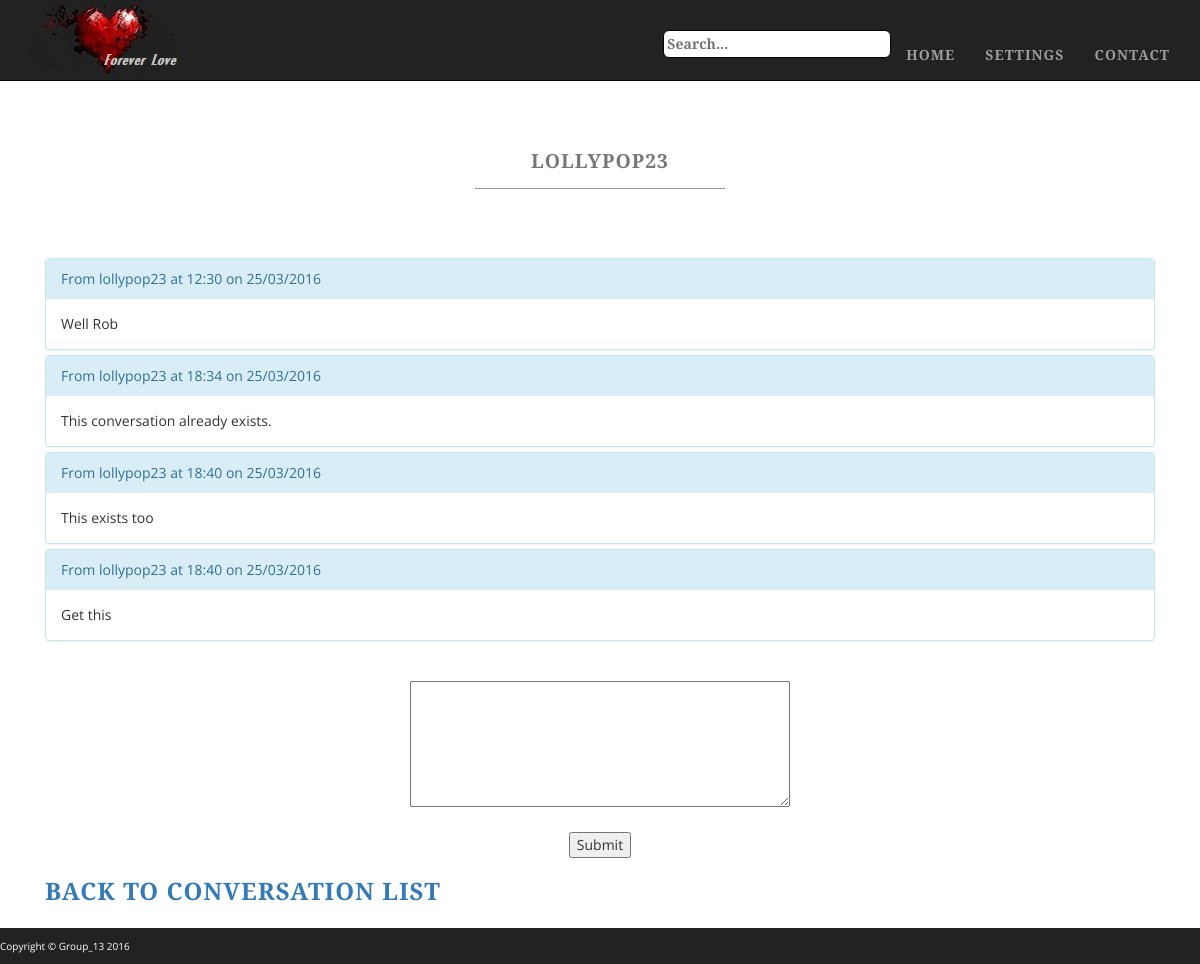
Screenshot of /conversationPage.php?17 (signed in) with the database file from the repository.
### tables this page shows
CREATE TABLE IF NOT EXISTS `registration_details` (
  `user_id` int(11) NOT NULL AUTO_INCREMENT,
  `username` varchar(32) NOT NULL,
  `first_name` varchar(32) NOT NULL,
  `last_name` varchar(32) NOT NULL,
  `password` varchar(256) NOT NULL,
  `email` varchar(128) NOT NULL,
  PRIMARY KEY (`user_id`),
  UNIQUE KEY `Username` (`username`,`email`)
);

CREATE TABLE IF NOT EXISTS `messages` (
  `message_id` int(11) NOT NULL AUTO_INCREMENT,
  `conversation_id` int(11) NOT NULL,
  `sender_id` int(11) NOT NULL,
  `recipient_id` int(11) NOT NULL,
  `date_received` datetime NOT NULL,
  `message_text` text NOT NULL,
  `seen` tinyint(4) DEFAULT NULL,
  PRIMARY KEY (`message_id`),
  KEY `Sender_id` (`sender_id`),
  KEY `Recipient_id` (`recipient_id`),
  KEY `Conversation_id` (`conversation_id`)
);

CREATE TABLE IF NOT EXISTS `conversations` (
  `conversation_id` int(11) NOT NULL AUTO_INCREMENT,
  `user1_id` int(11) NOT NULL,
  `user2_id` int(11) NOT NULL,
  `profile_visible` tinyint(4) DEFAULT NULL,
  PRIMARY KEY (`conversation_id`),
  KEY `User1_id` (`user1_id`),
  KEY `User2_id` (`user2_id`)
);

### classes/Config.php (called while the page is built)
<?php
class Config{
    public static function get($path = null){
        if($path){
            $config = $GLOBALS['config'];
            $path = explode('/', $path);
            foreach($path as $bit){
                if(isset($config[$bit]))
                    $config = $config[$bit];
            }
            return $config;
        }
        return false;
    }
}

### classes/DB.php (called while the page is built, shortened)
<?php
class DB{
    private static $instance = null;
    private $pdo, $query, $error = false, $results, $count = 0;
    private function __construct(){
        try{
            $this->pdo = new PDO(
                'mysql:host='.Config::get('mysql/host').';dbname='.Config::get('mysql/db'),
                Config::get('mysql/username'),
                Config::get('mysql/password')
            );
        }catch (PDOException $e){
            die($e->getMessage());
        }
    }
    public static function getInstance(){
        if(!isset(self::$instance)){
            self::$instance = new DB();
        }
        return self::$instance;
    }
    public function query($sql, $params = []){
        if($this->query = $this->pdo->prepare($sql)){
            if($this->query->execute()){
                $this->results = $this->query->fetchAll(PDO::FETCH_OBJ);
            }
            else{
                $this->error = true;
            }
        }
        return $this;
    }
    public function results(){
        return $this->results;
    }
}

### classes/MessageMgr.php (the view, shortened to what this page needs)
<?php
class MessageMgr
{
    private $userID;
    public function __construct($uid)
    {
        $this->userID = $uid;
    }
    public function loadConversation($convoID)
    {
        if(!empty($convoID))
        {
            $messages = DB::getInstance()->query("SELECT * FROM messages WHERE conversation_id = '$convoID' ORDER BY date_received")->results();
            $convoPartner = $this->getConversationPartner($convoID);
            $partnerName = $this->getUsername($convoPartner);
            echo"<div class = panel-group>";
            for($i = 0; $i < count($messages); $i++)
            {
                $dateAndTime = explode(" ", ($messages[$i]->date_received));
                $date = explode("-", $dateAndTime[0]);
                $tidyDate = $date[2]."/".$date[1]."/".$date[0];
                $time = explode(":", $dateAndTime[1]);
                $tidyTime = $time[0].":".$time[1];
                $headerString = $partnerName." at ".$tidyTime." on ".$tidyDate;
                $messageText = $messages[$i]->message_text;
                if ($messages[$i]->sender_id == $this->userID)
                {
                    $sender = "To ";
                    echo "<div class=\"panel panel-success\" style = \"text-align: right\">
                      <div class=\"panel-heading\">$sender$headerString</div>
                      <div class=\"panel-body\">$messageText</div>
                    </div>";
                }
                else
                {
                    $sender = "From ";
                    echo "<div class=\"panel panel-info\" style = \"text-align: left\">
                      <div class=\"panel-heading\">$sender$headerString</div>
                      <div class=\"panel-body\">$messageText</div>
                    </div>";
                }
            }
            echo "</div><br>
                <form role =\"form\" class=\"form-inline\" action=\"conversationPage.php?.$convoID.#bottom\" method=\"post\">
                    <textarea rows=\"6\" cols=\"50\" name=\"message\"></textarea><br><br>
                    <input type=\"hidden\" name=\"convoID\" value=$convoID />
                    <input type=\"submit\" value=\"Submit\">
                </form>";
        }
        else
            echo "Nothing to see here.";
    }
    public function getConversationPartner($convoID)
    {
        $convo = DB::getInstance()->query("SELECT * FROM conversations WHERE conversation_id = '$convoID'")->results();
        $user1 = $convo[0]->user1_id;
        $user2 = $convo[0]->user2_id;
        if($user1 == $this->userID)
            return $user2;
        else
            return $user1;
    }
    public function getUsername()
    {
        if(func_num_args() > 0)
            $uid = func_get_arg(0);
        else
            $uid = $this->userID;
        $user = DB::getInstance()->query("SELECT username FROM registration_details WHERE user_id = '$uid'")->results();
        if(!empty($user))
            return ($user[0]->username);
        else
            return "";
    }
    public function isUserInConversation($convoID)
    {
        $usersInConversation = DB::getInstance()->query("SELECT user1_id, user2_id FROM conversations WHERE conversation_id = '$convoID'")->results();
        if(!empty($usersInConversation))
        {
            if($this->userID == $usersInConversation[0]->user1_id || $this->userID == $usersInConversation[0]->user2_id)
                return true;
            else
                return false;
        }
        else
            return false;
    }
}
?>

### conversationPage.php (shortened to what this page needs)
<!DOCTYPE html>
<html>
<head>
    <link href="css/bootstrap.min.css" rel="stylesheet">
    <link href="css/custom-base-page.css" rel="stylesheet">
</head>
<body class="full">
<div class="container">
    <div class="row">
        <div class="box">
            <div class="col-lg-12 text-center">
                <br><br>
                <h2>
                    <small>
                        <strong>
                            <?php
                                $uid = $_SESSION['user_id'];
                                $MsgMgr = new MessageMgr($uid);
                                if(!isset($_POST['convoID']))
                                    $convoID = $_SERVER['QUERY_STRING'];
                                else
                                    $convoID = ($_POST["convoID"]);
                                if(!empty($convoID))
                                {
                                    if($MsgMgr->isUserInConversation($convoID)== true)
                                    {
                                        $user2_id = $MsgMgr->getConversationPartner($convoID);
                                        $nameArray = DB::getInstance()->query("SELECT username FROM registration_details WHERE user_id = '$user2_id'")->results();
                                        $name = $nameArray[0]->username;
                                        echo $name;
                                    }
                                    else
                                        echo "Nobody.";
                                }
                                else
                                    echo "Invalid Conversation.";
                            ?>
                        </strong>
                    </small>
                </h2>
                <hr class="tagline-divider">
                <p>
                    <br><br>
                    <?php
                        $uid = $_SESSION['user_id'];
                        $MsgMgr = new MessageMgr($uid);
                        if(!isset($_POST['convoID']))
                            $convoID = $_SERVER['QUERY_STRING'];
                        else
                        {
                            $convoID = ($_POST["convoID"]);
                            $MsgMgr->sendMessage($_POST["message"], $convoID);
                        }
                        if($MsgMgr->isUserInConversation($convoID) == TRUE)
                            $MsgMgr->loadConversation($convoID);
                        else
                            echo "<div class=\"alert alert-danger\">
                                      Error - You are not invloved in this conversation!
                                  </div>";
                    ?>
                </p>
                <div style = "text-align: left">
                    <a href="existingConversationPage.php"><h3>Back To Conversation List</h3></a>
                </div>
            </div>
        </div>
    </div>
</div>
</body>
</html>

### css/custom-base-page.css (style rules this page uses)
body { margin-top: 50px; }
.full { background: url('http://gdurl.com/1DKh') no-repeat center center fixed; -webkit-background-size: cover; -moz-background-size: cover; background-size: cover; -o-background-size: cover; }
.navbar-nav { margin-top: 30px; }
body { font-family: "Open Sans","Helvetica Neue",Helvetica,Arial,sans-serif; }
h1, h2, h3, h4, h5, h6 { text-transform: uppercase; font-family: "Josefin Slab","Helvetica Neue",Helvetica,Arial,sans-serif; font-weight: 700; letter-spacing: 1px; }
.nav-text ul { text-transform: uppercase; font-family: "Josefin Slab","Helvetica Neue",Helvetica,Arial,sans-serif; font-weight: 700; letter-spacing: 1px; }
p { font-size: 1.25em; line-height: 1.6; color: #000; }
hr { max-width: 400px; border-color: #999999; }
.tagline-divider { margin: 15px auto 3px; max-width: 250px; border-color: #999999; }
.box { margin-bottom: 20px; padding: 30px 15px; background: #fff; background: rgba(255,255,255,0.9); }
footer p { margin: 0; padding: 10px 0; text-align: left; background: #222222; color: white; font-size: x-small; }
#input_search { border: solid 1px #000; border-top-right-radius: 6px; border-top-left-radius: 6px; border-bottom-right-radius: 6px; border-bottom-left-radius: 6px; padding: 3px; }
@media screen and (min-width:1200px) { .box:after { content: ''; display: table; clear: both; } }

### rows the page displays
registration_details: username "LOLLYPOP23"
messages: sender "From", headerString "lollypop23 at 12:30 on 25/03/2016", message_text "Well Rob"
messages: sender "From", headerString "lollypop23 at 18:34 on 25/03/2016", message_text "This conversation already exists."
messages: sender "From", headerString "lollypop23 at 18:40 on 25/03/2016", message_text "This exists too"
messages: sender "From", headerString "lollypop23 at 18:40 on 25/03/2016", message_text "Get this"
